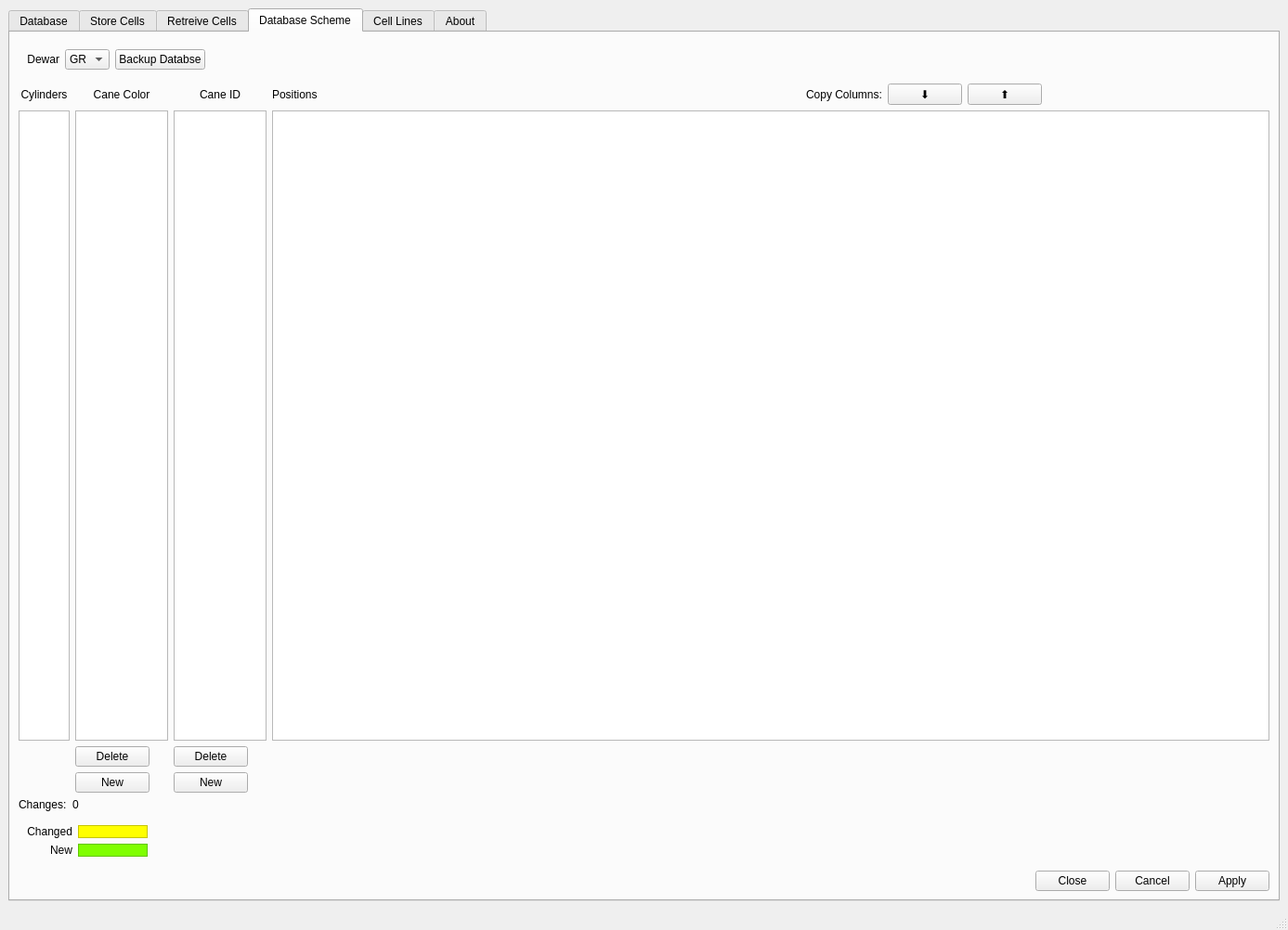
<?xml version="1.0" encoding="UTF-8"?>
<ui version="4.0">
 <class>MainWindow</class>
 <widget class="QMainWindow" name="MainWindow">
  <property name="geometry">
   <rect>
    <x>0</x>
    <y>0</y>
    <width>1387</width>
    <height>1002</height>
   </rect>
  </property>
  <property name="windowTitle">
   <string>Cells Database</string>
  </property>
  <widget class="QWidget" name="centralwidget">
   <layout class="QHBoxLayout" name="horizontalLayout">
    <item>
     <widget class="QTabWidget" name="tab">
      <property name="styleSheet">
       <string notr="true">QTabWidget::tab-bar{
alignment: left;
}</string>
      </property>
      <property name="currentIndex">
       <number>3</number>
      </property>
      <property name="usesScrollButtons">
       <bool>false</bool>
      </property>
      <property name="documentMode">
       <bool>false</bool>
      </property>
      <property name="tabsClosable">
       <bool>false</bool>
      </property>
      <property name="movable">
       <bool>false</bool>
      </property>
      <widget class="QWidget" name="tabDatabase">
       <attribute name="title">
        <string>Database</string>
       </attribute>
       <layout class="QFormLayout" name="formLayout">
        <item row="0" column="0" colspan="2">
         <widget class="QLabel" name="label_17">
          <property name="text">
           <string>Database Location (can be IP address or computer name):</string>
          </property>
         </widget>
        </item>
        <item row="1" column="0" colspan="2">
         <widget class="QLineEdit" name="txtDatabaseLocation">
          <property name="maximumSize">
           <size>
            <width>250</width>
            <height>16777215</height>
           </size>
          </property>
         </widget>
        </item>
        <item row="2" column="0">
         <widget class="QLabel" name="label_20">
          <property name="text">
           <string>Database:</string>
          </property>
         </widget>
        </item>
        <item row="2" column="1">
         <widget class="QLineEdit" name="txtDatabaseName"/>
        </item>
        <item row="3" column="0">
         <widget class="QLabel" name="label_18">
          <property name="text">
           <string>Username:</string>
          </property>
         </widget>
        </item>
        <item row="3" column="1">
         <widget class="QLineEdit" name="txtUsername"/>
        </item>
        <item row="4" column="0">
         <widget class="QLabel" name="label_19">
          <property name="text">
           <string>Password:</string>
          </property>
         </widget>
        </item>
        <item row="4" column="1">
         <widget class="QLineEdit" name="txtPassword">
          <property name="echoMode">
           <enum>QLineEdit::Password</enum>
          </property>
         </widget>
        </item>
        <item row="5" column="0" colspan="2">
         <layout class="QHBoxLayout" name="horizontalLayout_14">
          <item>
           <widget class="QPushButton" name="bttnConnect">
            <property name="maximumSize">
             <size>
              <width>100</width>
              <height>16777215</height>
             </size>
            </property>
            <property name="text">
             <string>Connect</string>
            </property>
           </widget>
          </item>
          <item alignment="Qt::AlignLeft">
           <widget class="QPushButton" name="bttnDisconnect">
            <property name="enabled">
             <bool>false</bool>
            </property>
            <property name="text">
             <string>Disconnect</string>
            </property>
           </widget>
          </item>
         </layout>
        </item>
        <item row="6" column="0" colspan="2">
         <layout class="QVBoxLayout" name="verticalLayout_3">
          <item>
           <widget class="QLabel" name="lblStatus">
            <property name="text">
             <string>Status: Disconnected</string>
            </property>
           </widget>
          </item>
          <item>
           <widget class="QCheckBox" name="checkSaveDatabase">
            <property name="text">
             <string>Save database information</string>
            </property>
            <property name="checked">
             <bool>true</bool>
            </property>
           </widget>
          </item>
          <item>
           <widget class="QCheckBox" name="checkSaveUsername">
            <property name="text">
             <string>Save username</string>
            </property>
            <property name="checked">
             <bool>true</bool>
            </property>
           </widget>
          </item>
          <item>
           <widget class="QCheckBox" name="checkSavePassword">
            <property name="text">
             <string>Save password</string>
            </property>
            <property name="checked">
             <bool>true</bool>
            </property>
           </widget>
          </item>
          <item>
           <widget class="QCheckBox" name="checkConnectOnStartup">
            <property name="text">
             <string>Connect on startup</string>
            </property>
            <property name="checked">
             <bool>true</bool>
            </property>
           </widget>
          </item>
         </layout>
        </item>
       </layout>
      </widget>
      <widget class="QWidget" name="tabStore">
       <attribute name="title">
        <string>Store Cells</string>
       </attribute>
       <layout class="QGridLayout" name="gridLayout_8">
        <item row="6" column="0" colspan="2">
         <layout class="QHBoxLayout" name="horizontalLayout_3">
          <item alignment="Qt::AlignRight">
           <widget class="QDialogButtonBox" name="BttnBoxStore">
            <property name="sizePolicy">
             <sizepolicy hsizetype="Maximum" vsizetype="Maximum">
              <horstretch>0</horstretch>
              <verstretch>0</verstretch>
             </sizepolicy>
            </property>
            <property name="orientation">
             <enum>Qt::Horizontal</enum>
            </property>
            <property name="standardButtons">
             <set>QDialogButtonBox::Apply|QDialogButtonBox::Cancel|QDialogButtonBox::Close|QDialogButtonBox::Reset</set>
            </property>
            <property name="centerButtons">
             <bool>false</bool>
            </property>
           </widget>
          </item>
         </layout>
        </item>
        <item row="1" column="0" colspan="2">
         <widget class="QTableView" name="tblStoreCells">
          <property name="sizePolicy">
           <sizepolicy hsizetype="Minimum" vsizetype="MinimumExpanding">
            <horstretch>0</horstretch>
            <verstretch>0</verstretch>
           </sizepolicy>
          </property>
          <property name="focusPolicy">
           <enum>Qt::StrongFocus</enum>
          </property>
          <property name="sortingEnabled">
           <bool>true</bool>
          </property>
         </widget>
        </item>
        <item row="3" column="0" alignment="Qt::AlignLeft">
         <widget class="QWidget" name="gridWidget" native="true">
          <layout class="QGridLayout" name="gridLayout_2">
           <item row="0" column="3">
            <widget class="QLabel" name="label">
             <property name="sizePolicy">
              <sizepolicy hsizetype="Maximum" vsizetype="Preferred">
               <horstretch>0</horstretch>
               <verstretch>0</verstretch>
              </sizepolicy>
             </property>
             <property name="text">
              <string>Initials</string>
             </property>
             <property name="alignment">
              <set>Qt::AlignRight|Qt::AlignTrailing|Qt::AlignVCenter</set>
             </property>
            </widget>
           </item>
           <item row="0" column="0">
            <widget class="QLabel" name="label_6">
             <property name="sizePolicy">
              <sizepolicy hsizetype="Fixed" vsizetype="Preferred">
               <horstretch>0</horstretch>
               <verstretch>0</verstretch>
              </sizepolicy>
             </property>
             <property name="text">
              <string>Cell Type</string>
             </property>
             <property name="alignment">
              <set>Qt::AlignRight|Qt::AlignTrailing|Qt::AlignVCenter</set>
             </property>
            </widget>
           </item>
           <item row="1" column="1">
            <widget class="QSpinBox" name="spnPassageStore">
             <property name="sizePolicy">
              <sizepolicy hsizetype="Fixed" vsizetype="Fixed">
               <horstretch>0</horstretch>
               <verstretch>0</verstretch>
              </sizepolicy>
             </property>
             <property name="value">
              <number>1</number>
             </property>
            </widget>
           </item>
           <item row="1" column="3">
            <widget class="QLabel" name="label_2">
             <property name="text">
              <string>Date</string>
             </property>
             <property name="alignment">
              <set>Qt::AlignRight|Qt::AlignTrailing|Qt::AlignVCenter</set>
             </property>
            </widget>
           </item>
           <item row="1" column="4">
            <widget class="QLineEdit" name="txtDate">
             <property name="sizePolicy">
              <sizepolicy hsizetype="Minimum" vsizetype="Fixed">
               <horstretch>0</horstretch>
               <verstretch>0</verstretch>
              </sizepolicy>
             </property>
             <property name="maximumSize">
              <size>
               <width>100</width>
               <height>16777215</height>
              </size>
             </property>
             <property name="inputMask">
              <string>99/99/9999</string>
             </property>
            </widget>
           </item>
           <item row="0" column="4">
            <widget class="QLineEdit" name="txtInitials">
             <property name="sizePolicy">
              <sizepolicy hsizetype="Maximum" vsizetype="Fixed">
               <horstretch>0</horstretch>
               <verstretch>0</verstretch>
              </sizepolicy>
             </property>
             <property name="maximumSize">
              <size>
               <width>30</width>
               <height>16777215</height>
              </size>
             </property>
            </widget>
           </item>
           <item row="1" column="0">
            <widget class="QLabel" name="label_7">
             <property name="sizePolicy">
              <sizepolicy hsizetype="Fixed" vsizetype="Preferred">
               <horstretch>0</horstretch>
               <verstretch>0</verstretch>
              </sizepolicy>
             </property>
             <property name="text">
              <string>Passage</string>
             </property>
             <property name="alignment">
              <set>Qt::AlignRight|Qt::AlignTrailing|Qt::AlignVCenter</set>
             </property>
            </widget>
           </item>
           <item row="2" column="0">
            <widget class="QLabel" name="label_15">
             <property name="text">
              <string>Comments</string>
             </property>
            </widget>
           </item>
           <item row="2" column="1">
            <widget class="QLineEdit" name="txtComments">
             <property name="minimumSize">
              <size>
               <width>150</width>
               <height>0</height>
              </size>
             </property>
             <property name="maximumSize">
              <size>
               <width>300</width>
               <height>16777215</height>
              </size>
             </property>
            </widget>
           </item>
           <item row="2" column="4">
            <widget class="QPushButton" name="bttnAddCells">
             <property name="text">
              <string>Add Cells</string>
             </property>
            </widget>
           </item>
           <item row="0" column="1">
            <widget class="QComboBox" name="combo_CellType"/>
           </item>
          </layout>
         </widget>
        </item>
        <item row="0" column="0" colspan="2" alignment="Qt::AlignLeft">
         <widget class="QFrame" name="entryFrame">
          <layout class="QGridLayout" name="gridLayout_3" columnstretch="1,0,0,0">
           <property name="sizeConstraint">
            <enum>QLayout::SetFixedSize</enum>
           </property>
           <property name="leftMargin">
            <number>1</number>
           </property>
           <property name="rightMargin">
            <number>1</number>
           </property>
           <item row="3" column="1" alignment="Qt::AlignLeft">
            <widget class="QComboBox" name="cmbDewarStore">
             <property name="sizePolicy">
              <sizepolicy hsizetype="Maximum" vsizetype="Fixed">
               <horstretch>0</horstretch>
               <verstretch>0</verstretch>
              </sizepolicy>
             </property>
             <property name="focusPolicy">
              <enum>Qt::WheelFocus</enum>
             </property>
             <item>
              <property name="text">
               <string>GR</string>
              </property>
             </item>
             <item>
              <property name="text">
               <string>WF</string>
              </property>
             </item>
            </widget>
           </item>
           <item row="2" column="0">
            <widget class="QLabel" name="label_8">
             <property name="sizePolicy">
              <sizepolicy hsizetype="Fixed" vsizetype="Preferred">
               <horstretch>0</horstretch>
               <verstretch>0</verstretch>
              </sizepolicy>
             </property>
             <property name="text">
              <string>Number of Positions</string>
             </property>
             <property name="alignment">
              <set>Qt::AlignRight|Qt::AlignTrailing|Qt::AlignVCenter</set>
             </property>
             <property name="wordWrap">
              <bool>true</bool>
             </property>
            </widget>
           </item>
           <item row="2" column="1">
            <widget class="QSpinBox" name="spnNumberStore">
             <property name="sizePolicy">
              <sizepolicy hsizetype="Fixed" vsizetype="Fixed">
               <horstretch>0</horstretch>
               <verstretch>0</verstretch>
              </sizepolicy>
             </property>
             <property name="maximum">
              <number>300</number>
             </property>
             <property name="value">
              <number>1</number>
             </property>
            </widget>
           </item>
           <item row="2" column="3">
            <widget class="QPushButton" name="bttnFindStorage">
             <property name="sizePolicy">
              <sizepolicy hsizetype="Fixed" vsizetype="Fixed">
               <horstretch>0</horstretch>
               <verstretch>0</verstretch>
              </sizepolicy>
             </property>
             <property name="text">
              <string>Find Storage</string>
             </property>
             <property name="autoDefault">
              <bool>false</bool>
             </property>
             <property name="default">
              <bool>false</bool>
             </property>
            </widget>
           </item>
           <item row="3" column="0" alignment="Qt::AlignRight">
            <widget class="QLabel" name="label_5">
             <property name="sizePolicy">
              <sizepolicy hsizetype="Fixed" vsizetype="Preferred">
               <horstretch>0</horstretch>
               <verstretch>0</verstretch>
              </sizepolicy>
             </property>
             <property name="text">
              <string>Dewar</string>
             </property>
             <property name="alignment">
              <set>Qt::AlignRight|Qt::AlignTrailing|Qt::AlignVCenter</set>
             </property>
            </widget>
           </item>
          </layout>
         </widget>
        </item>
        <item row="4" column="0" colspan="2" alignment="Qt::AlignLeft">
         <widget class="QWidget" name="emailWidget" native="true">
          <layout class="QHBoxLayout" name="horizontalLayout_5">
           <property name="rightMargin">
            <number>1</number>
           </property>
           <item alignment="Qt::AlignLeft">
            <widget class="QLineEdit" name="txtEmailStore">
             <property name="sizePolicy">
              <sizepolicy hsizetype="Minimum" vsizetype="Fixed">
               <horstretch>0</horstretch>
               <verstretch>0</verstretch>
              </sizepolicy>
             </property>
             <property name="minimumSize">
              <size>
               <width>200</width>
               <height>0</height>
              </size>
             </property>
            </widget>
           </item>
           <item>
            <widget class="QPushButton" name="bttnEmailPositionsStore">
             <property name="sizePolicy">
              <sizepolicy hsizetype="Maximum" vsizetype="Fixed">
               <horstretch>0</horstretch>
               <verstretch>0</verstretch>
              </sizepolicy>
             </property>
             <property name="text">
              <string>Email Positions</string>
             </property>
            </widget>
           </item>
          </layout>
         </widget>
        </item>
        <item row="2" column="0" colspan="2" alignment="Qt::AlignLeft">
         <widget class="QWidget" name="functionsWidget" native="true">
          <layout class="QHBoxLayout" name="horizontalLayout_2" stretch="0,0,0,0,0,0,0">
           <property name="spacing">
            <number>-1</number>
           </property>
           <property name="sizeConstraint">
            <enum>QLayout::SetMinimumSize</enum>
           </property>
           <item alignment="Qt::AlignLeft">
            <widget class="QPushButton" name="bttnSelectAllStore">
             <property name="sizePolicy">
              <sizepolicy hsizetype="Maximum" vsizetype="Preferred">
               <horstretch>0</horstretch>
               <verstretch>0</verstretch>
              </sizepolicy>
             </property>
             <property name="text">
              <string>Select All</string>
             </property>
            </widget>
           </item>
           <item>
            <widget class="QPushButton" name="bttnDeselectAllStore">
             <property name="sizePolicy">
              <sizepolicy hsizetype="Maximum" vsizetype="Preferred">
               <horstretch>0</horstretch>
               <verstretch>0</verstretch>
              </sizepolicy>
             </property>
             <property name="text">
              <string>Deselect All</string>
             </property>
            </widget>
           </item>
           <item alignment="Qt::AlignLeft">
            <widget class="QPushButton" name="bttnAnotherPositionStore">
             <property name="sizePolicy">
              <sizepolicy hsizetype="Maximum" vsizetype="Preferred">
               <horstretch>0</horstretch>
               <verstretch>0</verstretch>
              </sizepolicy>
             </property>
             <property name="text">
              <string>Find Another Position</string>
             </property>
            </widget>
           </item>
           <item alignment="Qt::AlignLeft">
            <widget class="QPushButton" name="bttnNewCane">
             <property name="sizePolicy">
              <sizepolicy hsizetype="Maximum" vsizetype="Fixed">
               <horstretch>0</horstretch>
               <verstretch>0</verstretch>
              </sizepolicy>
             </property>
             <property name="text">
              <string>New Cane</string>
             </property>
            </widget>
           </item>
           <item alignment="Qt::AlignLeft">
            <widget class="QPushButton" name="bttnStore">
             <property name="sizePolicy">
              <sizepolicy hsizetype="Maximum" vsizetype="Maximum">
               <horstretch>0</horstretch>
               <verstretch>0</verstretch>
              </sizepolicy>
             </property>
             <property name="text">
              <string>Store</string>
             </property>
            </widget>
           </item>
           <item alignment="Qt::AlignLeft">
            <widget class="QLabel" name="lblSelectedStoreLabel">
             <property name="sizePolicy">
              <sizepolicy hsizetype="Fixed" vsizetype="Preferred">
               <horstretch>0</horstretch>
               <verstretch>0</verstretch>
              </sizepolicy>
             </property>
             <property name="text">
              <string/>
             </property>
             <property name="textFormat">
              <enum>Qt::PlainText</enum>
             </property>
             <property name="alignment">
              <set>Qt::AlignRight|Qt::AlignTrailing|Qt::AlignVCenter</set>
             </property>
            </widget>
           </item>
           <item alignment="Qt::AlignLeft">
            <widget class="QLabel" name="lblSelectedStore">
             <property name="sizePolicy">
              <sizepolicy hsizetype="Fixed" vsizetype="Preferred">
               <horstretch>0</horstretch>
               <verstretch>0</verstretch>
              </sizepolicy>
             </property>
             <property name="text">
              <string/>
             </property>
            </widget>
           </item>
          </layout>
         </widget>
        </item>
       </layout>
      </widget>
      <widget class="QWidget" name="tabRetreive">
       <attribute name="title">
        <string>Retreive Cells</string>
       </attribute>
       <layout class="QGridLayout" name="gridLayout" rowstretch="0,0,0,0,0">
        <item row="1" column="0" colspan="2">
         <widget class="QTableView" name="tblRetreiveCells">
          <property name="sizePolicy">
           <sizepolicy hsizetype="Minimum" vsizetype="MinimumExpanding">
            <horstretch>0</horstretch>
            <verstretch>0</verstretch>
           </sizepolicy>
          </property>
          <property name="sortingEnabled">
           <bool>true</bool>
          </property>
         </widget>
        </item>
        <item row="4" column="0" colspan="2">
         <layout class="QHBoxLayout" name="horizontalLayout_6">
          <item alignment="Qt::AlignRight">
           <widget class="QDialogButtonBox" name="bttnBoxRetreive">
            <property name="standardButtons">
             <set>QDialogButtonBox::Apply|QDialogButtonBox::Cancel|QDialogButtonBox::Close|QDialogButtonBox::Reset</set>
            </property>
           </widget>
          </item>
         </layout>
        </item>
        <item row="0" column="0">
         <widget class="QWidget" name="formWidget" native="true">
          <property name="sizePolicy">
           <sizepolicy hsizetype="Maximum" vsizetype="Maximum">
            <horstretch>0</horstretch>
            <verstretch>0</verstretch>
           </sizepolicy>
          </property>
          <layout class="QHBoxLayout" name="horizontalLayout_8">
           <item>
            <widget class="QLabel" name="label_3">
             <property name="sizePolicy">
              <sizepolicy hsizetype="Fixed" vsizetype="Preferred">
               <horstretch>0</horstretch>
               <verstretch>0</verstretch>
              </sizepolicy>
             </property>
             <property name="text">
              <string>Cell Type</string>
             </property>
            </widget>
           </item>
           <item>
            <widget class="QLineEdit" name="txtCellsRetreive">
             <property name="sizePolicy">
              <sizepolicy hsizetype="Maximum" vsizetype="Fixed">
               <horstretch>0</horstretch>
               <verstretch>0</verstretch>
              </sizepolicy>
             </property>
             <property name="minimumSize">
              <size>
               <width>300</width>
               <height>0</height>
              </size>
             </property>
            </widget>
           </item>
           <item>
            <widget class="QPushButton" name="bttnFindCells">
             <property name="sizePolicy">
              <sizepolicy hsizetype="Maximum" vsizetype="Fixed">
               <horstretch>0</horstretch>
               <verstretch>0</verstretch>
              </sizepolicy>
             </property>
             <property name="text">
              <string>Find Cells</string>
             </property>
            </widget>
           </item>
           <item>
            <widget class="QCheckBox" name="chkTrash">
             <property name="text">
              <string>Trashed</string>
             </property>
            </widget>
           </item>
          </layout>
         </widget>
        </item>
        <item row="2" column="0" alignment="Qt::AlignLeft">
         <widget class="QWidget" name="horizontalWidget_2" native="true">
          <layout class="QHBoxLayout" name="horizontalLayout_4" stretch="0,0,0,0,0">
           <property name="sizeConstraint">
            <enum>QLayout::SetMinimumSize</enum>
           </property>
           <item alignment="Qt::AlignLeft">
            <widget class="QPushButton" name="bttnSelectAllRetreive">
             <property name="text">
              <string>Select All</string>
             </property>
            </widget>
           </item>
           <item alignment="Qt::AlignLeft">
            <widget class="QPushButton" name="bttnDeselectAllRetreive">
             <property name="text">
              <string>Deselect All</string>
             </property>
            </widget>
           </item>
           <item alignment="Qt::AlignLeft">
            <widget class="QPushButton" name="bttnRetreive">
             <property name="text">
              <string>Retrieve</string>
             </property>
            </widget>
           </item>
           <item>
            <widget class="QLabel" name="lblSelectedRetreiveLabel">
             <property name="text">
              <string/>
             </property>
            </widget>
           </item>
           <item>
            <widget class="QLabel" name="lblSelectedRetreive">
             <property name="text">
              <string/>
             </property>
            </widget>
           </item>
          </layout>
         </widget>
        </item>
        <item row="3" column="0" alignment="Qt::AlignLeft">
         <widget class="QWidget" name="horizontalWidget_4" native="true">
          <layout class="QHBoxLayout" name="horizontalLayout_7">
           <item alignment="Qt::AlignLeft">
            <widget class="QLineEdit" name="txtEmailRetreive">
             <property name="sizePolicy">
              <sizepolicy hsizetype="Fixed" vsizetype="Fixed">
               <horstretch>0</horstretch>
               <verstretch>0</verstretch>
              </sizepolicy>
             </property>
             <property name="minimumSize">
              <size>
               <width>200</width>
               <height>0</height>
              </size>
             </property>
            </widget>
           </item>
           <item alignment="Qt::AlignLeft">
            <widget class="QPushButton" name="bttnEmailPositionsRetreive">
             <property name="sizePolicy">
              <sizepolicy hsizetype="Fixed" vsizetype="Fixed">
               <horstretch>0</horstretch>
               <verstretch>0</verstretch>
              </sizepolicy>
             </property>
             <property name="text">
              <string>Email Positions</string>
             </property>
            </widget>
           </item>
          </layout>
         </widget>
        </item>
       </layout>
      </widget>
      <widget class="QWidget" name="tabScheme">
       <attribute name="title">
        <string>Database Scheme</string>
       </attribute>
       <layout class="QGridLayout" name="gridLayout_6">
        <item row="0" column="0" alignment="Qt::AlignLeft">
         <widget class="QWidget" name="horizontalWidget" native="true">
          <layout class="QHBoxLayout" name="horizontalLayout_11">
           <item>
            <widget class="QLabel" name="label_14">
             <property name="sizePolicy">
              <sizepolicy hsizetype="Maximum" vsizetype="Preferred">
               <horstretch>0</horstretch>
               <verstretch>0</verstretch>
              </sizepolicy>
             </property>
             <property name="text">
              <string>Dewar</string>
             </property>
             <property name="alignment">
              <set>Qt::AlignRight|Qt::AlignTrailing|Qt::AlignVCenter</set>
             </property>
            </widget>
           </item>
           <item alignment="Qt::AlignLeft">
            <widget class="QComboBox" name="combo_Dewar">
             <property name="editable">
              <bool>false</bool>
             </property>
             <property name="insertPolicy">
              <enum>QComboBox::NoInsert</enum>
             </property>
             <item>
              <property name="text">
               <string>GR</string>
              </property>
             </item>
             <item>
              <property name="text">
               <string>WF</string>
              </property>
             </item>
            </widget>
           </item>
           <item>
            <widget class="QPushButton" name="bttnBackupDB">
             <property name="sizePolicy">
              <sizepolicy hsizetype="Maximum" vsizetype="Fixed">
               <horstretch>0</horstretch>
               <verstretch>0</verstretch>
              </sizepolicy>
             </property>
             <property name="text">
              <string>Backup Databse</string>
             </property>
            </widget>
           </item>
          </layout>
         </widget>
        </item>
        <item row="2" column="0">
         <layout class="QHBoxLayout" name="horizontalLayout_10">
          <item>
           <widget class="QLabel" name="label_13">
            <property name="sizePolicy">
             <sizepolicy hsizetype="Maximum" vsizetype="Preferred">
              <horstretch>0</horstretch>
              <verstretch>0</verstretch>
             </sizepolicy>
            </property>
            <property name="text">
             <string>Changes:</string>
            </property>
           </widget>
          </item>
          <item>
           <widget class="QLabel" name="lblChanges">
            <property name="text">
             <string>0</string>
            </property>
           </widget>
          </item>
         </layout>
        </item>
        <item row="3" column="0">
         <widget class="QWidget" name="gridWidget_2" native="true">
          <layout class="QGridLayout" name="gridLayout_5">
           <item row="0" column="0">
            <widget class="QLabel" name="lblBlue">
             <property name="sizePolicy">
              <sizepolicy hsizetype="Maximum" vsizetype="Preferred">
               <horstretch>0</horstretch>
               <verstretch>0</verstretch>
              </sizepolicy>
             </property>
             <property name="autoFillBackground">
              <bool>false</bool>
             </property>
             <property name="text">
              <string>Changed</string>
             </property>
             <property name="alignment">
              <set>Qt::AlignRight|Qt::AlignTrailing|Qt::AlignVCenter</set>
             </property>
            </widget>
           </item>
           <item row="1" column="0">
            <widget class="QLabel" name="lblGreen">
             <property name="text">
              <string>New</string>
             </property>
             <property name="alignment">
              <set>Qt::AlignRight|Qt::AlignTrailing|Qt::AlignVCenter</set>
             </property>
            </widget>
           </item>
           <item row="0" column="1" alignment="Qt::AlignLeft">
            <widget class="QFrame" name="frame">
             <property name="minimumSize">
              <size>
               <width>75</width>
               <height>0</height>
              </size>
             </property>
             <property name="styleSheet">
              <string notr="true">background-color: yellow
</string>
             </property>
             <property name="frameShape">
              <enum>QFrame::StyledPanel</enum>
             </property>
             <property name="frameShadow">
              <enum>QFrame::Raised</enum>
             </property>
            </widget>
           </item>
           <item row="1" column="1" alignment="Qt::AlignLeft">
            <widget class="QFrame" name="frame_2">
             <property name="minimumSize">
              <size>
               <width>75</width>
               <height>0</height>
              </size>
             </property>
             <property name="styleSheet">
              <string notr="true">background-color: chartreuse</string>
             </property>
             <property name="frameShape">
              <enum>QFrame::StyledPanel</enum>
             </property>
             <property name="frameShadow">
              <enum>QFrame::Raised</enum>
             </property>
            </widget>
           </item>
          </layout>
         </widget>
        </item>
        <item row="4" column="1" alignment="Qt::AlignRight">
         <widget class="QDialogButtonBox" name="buttonBox">
          <property name="standardButtons">
           <set>QDialogButtonBox::Apply|QDialogButtonBox::Cancel|QDialogButtonBox::Close</set>
          </property>
         </widget>
        </item>
        <item row="1" column="0" colspan="2">
         <layout class="QGridLayout" name="gridLayout_4">
          <item row="0" column="1">
           <widget class="QLabel" name="label_11">
            <property name="text">
             <string>Cane Color</string>
            </property>
            <property name="alignment">
             <set>Qt::AlignCenter</set>
            </property>
           </widget>
          </item>
          <item row="3" column="2" alignment="Qt::AlignLeft">
           <widget class="QPushButton" name="bttnDeleteID">
            <property name="text">
             <string>Delete</string>
            </property>
           </widget>
          </item>
          <item row="4" column="1">
           <widget class="QPushButton" name="bttnNewColor">
            <property name="sizePolicy">
             <sizepolicy hsizetype="Maximum" vsizetype="Fixed">
              <horstretch>0</horstretch>
              <verstretch>0</verstretch>
             </sizepolicy>
            </property>
            <property name="text">
             <string>New</string>
            </property>
           </widget>
          </item>
          <item row="1" column="0" alignment="Qt::AlignHCenter">
           <widget class="QListView" name="lstCylinders">
            <property name="maximumSize">
             <size>
              <width>55</width>
              <height>16777215</height>
             </size>
            </property>
           </widget>
          </item>
          <item row="0" column="2">
           <widget class="QLabel" name="label_10">
            <property name="text">
             <string>Cane ID</string>
            </property>
            <property name="alignment">
             <set>Qt::AlignCenter</set>
            </property>
           </widget>
          </item>
          <item row="1" column="1">
           <widget class="QListView" name="lstColor">
            <property name="maximumSize">
             <size>
              <width>100</width>
              <height>16777215</height>
             </size>
            </property>
           </widget>
          </item>
          <item row="4" column="2">
           <widget class="QPushButton" name="bttnNewID">
            <property name="sizePolicy">
             <sizepolicy hsizetype="Maximum" vsizetype="Fixed">
              <horstretch>0</horstretch>
              <verstretch>0</verstretch>
             </sizepolicy>
            </property>
            <property name="text">
             <string>New</string>
            </property>
           </widget>
          </item>
          <item row="3" column="1">
           <widget class="QPushButton" name="bttnDeleteColor">
            <property name="sizePolicy">
             <sizepolicy hsizetype="Maximum" vsizetype="Fixed">
              <horstretch>0</horstretch>
              <verstretch>0</verstretch>
             </sizepolicy>
            </property>
            <property name="text">
             <string>Delete</string>
            </property>
           </widget>
          </item>
          <item row="1" column="2">
           <widget class="QListView" name="lstID">
            <property name="maximumSize">
             <size>
              <width>100</width>
              <height>16777215</height>
             </size>
            </property>
           </widget>
          </item>
          <item row="0" column="0">
           <widget class="QLabel" name="label_9">
            <property name="text">
             <string>Cylinders</string>
            </property>
            <property name="alignment">
             <set>Qt::AlignCenter</set>
            </property>
           </widget>
          </item>
          <item row="1" column="3">
           <widget class="QTableView" name="tblPositions"/>
          </item>
          <item row="0" column="3">
           <layout class="QHBoxLayout" name="horizontalLayout_12">
            <item alignment="Qt::AlignLeft">
             <widget class="QLabel" name="label_12">
              <property name="text">
               <string>Positions</string>
              </property>
             </widget>
            </item>
            <item alignment="Qt::AlignRight">
             <widget class="QLabel" name="label_16">
              <property name="text">
               <string>Copy Columns:</string>
              </property>
             </widget>
            </item>
            <item>
             <widget class="QPushButton" name="bttnCopyDown">
              <property name="sizePolicy">
               <sizepolicy hsizetype="Maximum" vsizetype="Fixed">
                <horstretch>0</horstretch>
                <verstretch>0</verstretch>
               </sizepolicy>
              </property>
              <property name="text">
               <string>⬇</string>
              </property>
             </widget>
            </item>
            <item alignment="Qt::AlignLeft">
             <widget class="QPushButton" name="bttnCopyUp">
              <property name="text">
               <string>⬆</string>
              </property>
             </widget>
            </item>
           </layout>
          </item>
         </layout>
        </item>
       </layout>
       <zorder>buttonBox</zorder>
       <zorder>gridWidget_2</zorder>
       <zorder>horizontalWidget</zorder>
      </widget>
      <widget class="QWidget" name="tabCellLines">
       <attribute name="title">
        <string>Cell Lines</string>
       </attribute>
       <layout class="QGridLayout" name="gridLayout_9">
        <item row="0" column="0">
         <layout class="QHBoxLayout" name="horizontalLayout_13">
          <item>
           <widget class="QTableView" name="cellLinesTable">
            <property name="maximumSize">
             <size>
              <width>1100</width>
              <height>16777215</height>
             </size>
            </property>
            <property name="sortingEnabled">
             <bool>true</bool>
            </property>
           </widget>
          </item>
          <item alignment="Qt::AlignTop">
           <widget class="QFrame" name="verticalFrame">
            <layout class="QVBoxLayout" name="verticalLayout_2">
             <item alignment="Qt::AlignTop">
              <widget class="QPushButton" name="bttnAddCellLine">
               <property name="maximumSize">
                <size>
                 <width>120</width>
                 <height>16777215</height>
                </size>
               </property>
               <property name="text">
                <string>Add</string>
               </property>
              </widget>
             </item>
             <item>
              <widget class="QPushButton" name="bttnDeleteCellLine">
               <property name="maximumSize">
                <size>
                 <width>120</width>
                 <height>16777215</height>
                </size>
               </property>
               <property name="text">
                <string>Delete </string>
               </property>
              </widget>
             </item>
            </layout>
           </widget>
          </item>
         </layout>
        </item>
       </layout>
      </widget>
      <widget class="QWidget" name="tab_2">
       <attribute name="title">
        <string>About</string>
       </attribute>
       <layout class="QGridLayout" name="gridLayout_7">
        <item row="0" column="0" alignment="Qt::AlignLeft|Qt::AlignTop">
         <widget class="QWidget" name="verticalWidget" native="true">
          <layout class="QVBoxLayout" name="verticalLayout">
           <item alignment="Qt::AlignLeft|Qt::AlignTop">
            <widget class="QWidget" name="horizontalWidget" native="true">
             <layout class="QHBoxLayout" name="horizontalLayout_9">
              <item>
               <widget class="QLabel" name="label_4">
                <property name="sizePolicy">
                 <sizepolicy hsizetype="Maximum" vsizetype="Maximum">
                  <horstretch>0</horstretch>
                  <verstretch>0</verstretch>
                 </sizepolicy>
                </property>
                <property name="text">
                 <string>Current Version:</string>
                </property>
               </widget>
              </item>
              <item>
               <widget class="QLabel" name="lblVersion">
                <property name="sizePolicy">
                 <sizepolicy hsizetype="Maximum" vsizetype="Maximum">
                  <horstretch>0</horstretch>
                  <verstretch>0</verstretch>
                 </sizepolicy>
                </property>
                <property name="text">
                 <string/>
                </property>
               </widget>
              </item>
             </layout>
            </widget>
           </item>
          </layout>
         </widget>
        </item>
       </layout>
      </widget>
     </widget>
    </item>
   </layout>
  </widget>
  <widget class="QStatusBar" name="statusBar"/>
 </widget>
 <tabstops>
  <tabstop>spnNumberStore</tabstop>
  <tabstop>cmbDewarStore</tabstop>
  <tabstop>bttnFindStorage</tabstop>
  <tabstop>tblStoreCells</tabstop>
  <tabstop>bttnSelectAllStore</tabstop>
  <tabstop>bttnDeselectAllStore</tabstop>
  <tabstop>bttnAnotherPositionStore</tabstop>
  <tabstop>bttnNewCane</tabstop>
  <tabstop>bttnStore</tabstop>
  <tabstop>txtInitials</tabstop>
  <tabstop>spnPassageStore</tabstop>
  <tabstop>txtDate</tabstop>
  <tabstop>txtComments</tabstop>
  <tabstop>bttnAddCells</tabstop>
  <tabstop>txtEmailStore</tabstop>
  <tabstop>bttnEmailPositionsStore</tabstop>
  <tabstop>tblRetreiveCells</tabstop>
  <tabstop>txtCellsRetreive</tabstop>
  <tabstop>bttnFindCells</tabstop>
  <tabstop>chkTrash</tabstop>
  <tabstop>bttnSelectAllRetreive</tabstop>
  <tabstop>bttnDeselectAllRetreive</tabstop>
  <tabstop>bttnRetreive</tabstop>
  <tabstop>txtEmailRetreive</tabstop>
  <tabstop>bttnEmailPositionsRetreive</tabstop>
  <tabstop>combo_Dewar</tabstop>
  <tabstop>bttnDeleteColor</tabstop>
  <tabstop>lstID</tabstop>
  <tabstop>bttnNewColor</tabstop>
  <tabstop>bttnDeleteID</tabstop>
  <tabstop>bttnNewID</tabstop>
  <tabstop>lstCylinders</tabstop>
  <tabstop>lstColor</tabstop>
  <tabstop>tblPositions</tabstop>
 </tabstops>
 <resources/>
 <connections/>
</ui>
